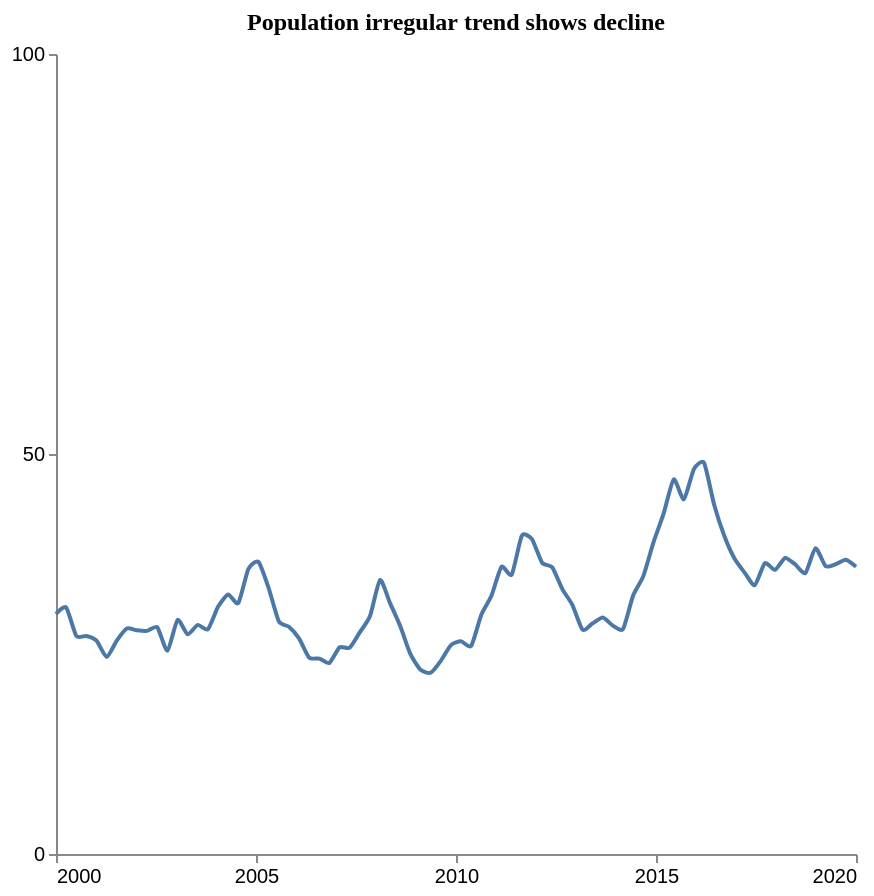

Express this chart as Vega-Lite.
### Vega-Lite specification from a JSON file in a GitHub repository (floating-point values rounded to 4 significant figures)
{"$schema": "https://vega.github.io/schema/vega-lite/v5.json", "description": "Pattern: Irregular", "data": {"values": [{"X": 2000.0, "Y": 30.0}, {"X": 2000.0, "Y": 30.84}, {"X": 2001.0, "Y": 27.28}, {"X": 2001.0, "Y": 27.25}, {"X": 2001.0, "Y": 26.66}, {"X": 2001.0, "Y": 24.62}, {"X": 2002.0, "Y": 26.68}, {"X": 2002.0, "Y": 28.19}, {"X": 2002.0, "Y": 27.96}, {"X": 2002.0, "Y": 27.89}, {"X": 2003.0, "Y": 28.35}, {"X": 2003.0, "Y": 25.41}, {"X": 2003.0, "Y": 29.25}, {"X": 2003.0, "Y": 27.46}, {"X": 2004.0, "Y": 28.64}, {"X": 2004.0, "Y": 28.09}, {"X": 2004.0, "Y": 30.9}, {"X": 2004.0, "Y": 32.44}, {"X": 2005.0, "Y": 31.36}, {"X": 2005.0, "Y": 35.64}, {"X": 2005.0, "Y": 36.5}, {"X": 2005.0, "Y": 33.25}, {"X": 2006.0, "Y": 29.1}, {"X": 2006.0, "Y": 28.41}, {"X": 2006.0, "Y": 26.96}, {"X": 2006.0, "Y": 24.55}, {"X": 2007.0, "Y": 24.43}, {"X": 2007.0, "Y": 23.89}, {"X": 2007.0, "Y": 25.83}, {"X": 2007.0, "Y": 25.78}, {"X": 2008.0, "Y": 27.71}, {"X": 2008.0, "Y": 29.71}, {"X": 2008.0, "Y": 34.25}, {"X": 2008.0, "Y": 31.32}, {"X": 2009.0, "Y": 28.47}, {"X": 2009.0, "Y": 24.98}, {"X": 2009.0, "Y": 23.03}, {"X": 2009.0, "Y": 22.65}, {"X": 2010.0, "Y": 24.15}, {"X": 2010.0, "Y": 26.11}, {"X": 2010.0, "Y": 26.58}, {"X": 2010.0, "Y": 26.02}, {"X": 2011.0, "Y": 29.91}, {"X": 2011.0, "Y": 32.28}, {"X": 2011.0, "Y": 35.91}, {"X": 2011.0, "Y": 34.91}, {"X": 2012.0, "Y": 39.78}, {"X": 2012.0, "Y": 39.35}, {"X": 2012.0, "Y": 36.41}, {"X": 2012.0, "Y": 35.84}, {"X": 2013.0, "Y": 33.11}, {"X": 2013.0, "Y": 31.12}, {"X": 2013.0, "Y": 28.03}, {"X": 2013.0, "Y": 28.84}, {"X": 2014.0, "Y": 29.56}, {"X": 2014.0, "Y": 28.54}, {"X": 2014.0, "Y": 28.13}, {"X": 2014.0, "Y": 32.35}, {"X": 2015.0, "Y": 34.74}, {"X": 2015.0, "Y": 38.95}, {"X": 2015.0, "Y": 42.54}, {"X": 2015.0, "Y": 46.82}, {"X": 2016.0, "Y": 44.34}, {"X": 2016.0, "Y": 48.13}, {"X": 2016.0, "Y": 48.88}, {"X": 2016.0, "Y": 43.62}, {"X": 2017.0, "Y": 39.74}, {"X": 2017.0, "Y": 36.94}, {"X": 2017.0, "Y": 35.18}, {"X": 2017.0, "Y": 33.6}, {"X": 2018.0, "Y": 36.36}, {"X": 2018.0, "Y": 35.51}, {"X": 2018.0, "Y": 37.01}, {"X": 2018.0, "Y": 36.2}, {"X": 2019.0, "Y": 35.11}, {"X": 2019.0, "Y": 38.23}, {"X": 2019.0, "Y": 35.99}, {"X": 2019.0, "Y": 36.23}, {"X": 2020.0, "Y": 36.77}, {"X": 2020.0, "Y": 35.91}]}, "mark": {"type": "line", "interpolate": "cardinal", "tension": 0.4}, "encoding": {"x": {"field": "X", "type": "quantitative", "title": "", "axis": {"grid": false, "format": "d", "values": [2000, 2005, 2010, 2015, 2020], "tickSize": 4}, "scale": {"domain": [2000, 2020]}}, "y": {"field": "Y", "type": "quantitative", "title": "", "axis": {"grid": false, "format": "d", "values": [0, 50, 100], "tickSize": 4, "tickOpacity": 1}, "scale": {"domain": [0, 100]}}}, "title": {"text": "Population irregular trend shows decline", "anchor": "middle", "font": "Tahoma", "fontSize": 12}, "config": {"lineBreak": "^", "view": {"stroke": null}}, "height": 400, "width": 400, "autosize": "pad"}
